Frame 1 (no input): blank canvas, image omitted
Frame 60 (no input): blank canvas, image omitted
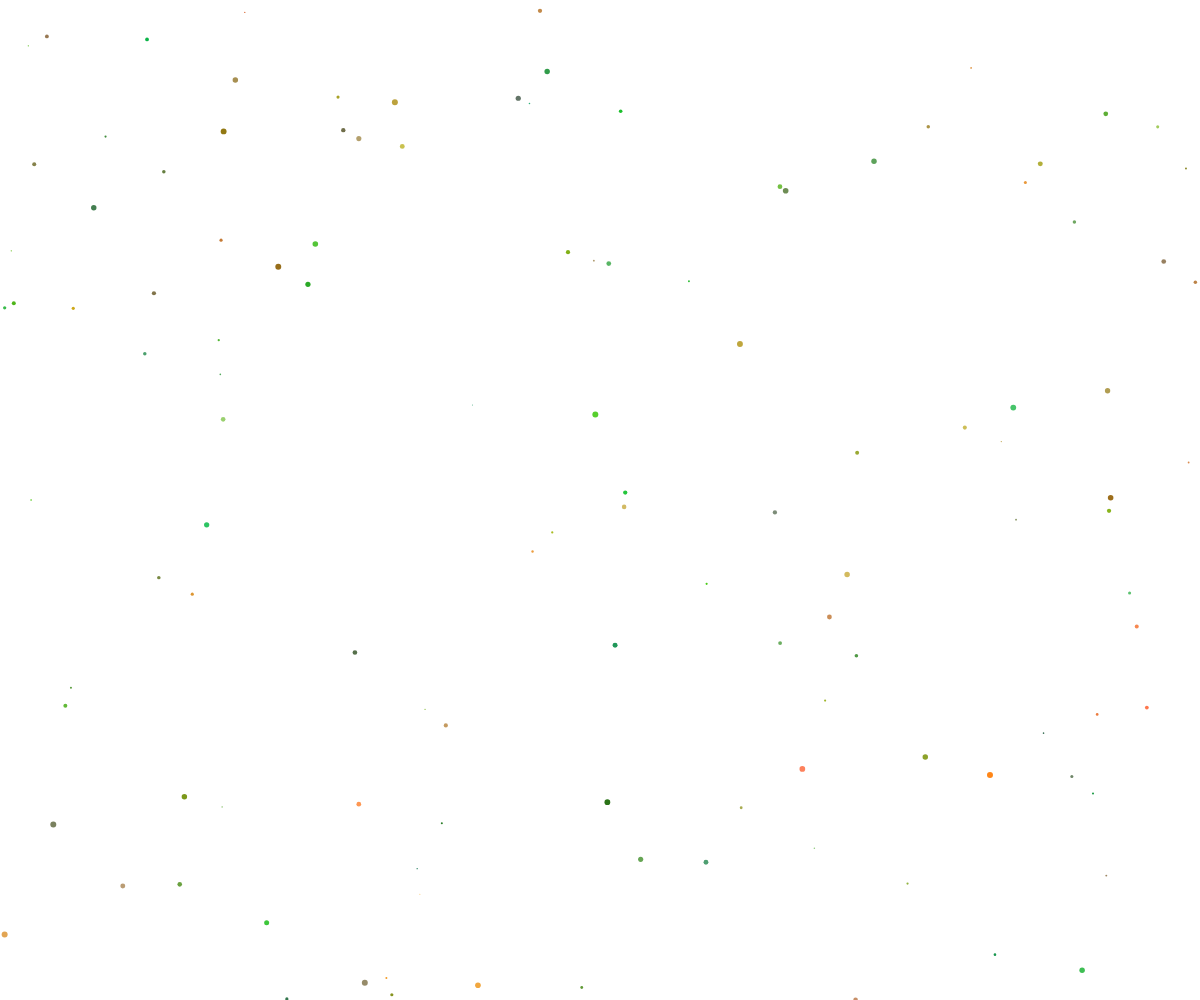
Frame 120 (the mouse pressed at the canvas centre since frame 60)

The p5.js sketch whose frames 1 and 60 were blank and that drew this single picture after the mouse press (run headless with seeded random() and noise() and a simulated clock; from frame 60 on, the mouse is pressed at the canvas centre):

// p5.js sketch
// ── sketch.js

let particleBackground = false;
// this class describes the properties of a single particle.
class Particle {
    // setting the co-ordinates, radius and the
    // speed of a particle in both the co-ordinates axes.
    constructor(){
        this.x = random(0,width);
        this.y = random(0,height);
        this.r = random(1,6);
        this.r_ = random(255); // r is a random number between 0 - 255
        this.g_ = random(100,200); // g is a random number betwen 100 - 200
        this.b_ = random(100); // b is a random number between 0 - 100
        this.a_ = random(200,255); // a is a random number between 200 - 255
        this.xSpeed = random(-2,2);
        this.ySpeed = random(-1,1.5);
      }
    
    // creation of a particle.
      createParticle() {
        noStroke();
        fill(this.r_, this.g_, this.b_, this.a_);
        circle(this.x,this.y,this.r);
      }
    
    // setting the particle in motion.
      moveParticle() {
        if(this.x < 0 || this.x > width)
          this.xSpeed*=-1;
        if(this.y < 0 || this.y > height)
          this.ySpeed*=-1;
        this.x+=this.xSpeed;
        this.y+=this.ySpeed;
      }
    }
    
    // an array to add multiple particles
    let particles = [];
    
    function setup() {
      var canvas = createCanvas(windowWidth, windowHeight);
      canvas.style('display', 'block');
      canvas.position(0,0);
      canvas.style('z-index',-1);
      for(let i = 0;i<width/10;i++){
        particles.push(new Particle());
      }
    }
    
    function draw() {
      background(1000);
      if (mouseIsPressed) {
        for(let i = 0;i<particles.length;i++) {
            particles[i].createParticle();
            particles[i].moveParticle();
        }
        }
    }
    
    function mouseClicked() {
        if (particleBackground) {
            particleBackground = false;
        } else {
            particleBackground = true;
        }
      }

    function windowResized() {
        resizeCanvas(windowWidth, windowHeight);
    }
